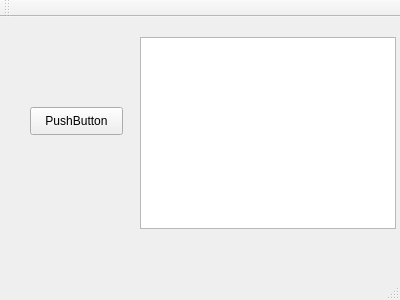
<?xml version="1.0" encoding="UTF-8"?>
<ui version="4.0">
 <class>MainWindow</class>
 <widget class="QMainWindow" name="MainWindow">
  <property name="geometry">
   <rect>
    <x>0</x>
    <y>0</y>
    <width>400</width>
    <height>300</height>
   </rect>
  </property>
  <property name="windowTitle">
   <string>MainWindow</string>
  </property>
  <widget class="QWidget" name="centralWidget">
   <widget class="QPushButton" name="pushButton">
    <property name="geometry">
     <rect>
      <x>30</x>
      <y>90</y>
      <width>93</width>
      <height>28</height>
     </rect>
    </property>
    <property name="text">
     <string>PushButton</string>
    </property>
   </widget>
   <widget class="QTextBrowser" name="textBrowser">
    <property name="geometry">
     <rect>
      <x>140</x>
      <y>20</y>
      <width>256</width>
      <height>192</height>
     </rect>
    </property>
   </widget>
  </widget>
  <widget class="QMenuBar" name="menuBar">
   <property name="geometry">
    <rect>
     <x>0</x>
     <y>0</y>
     <width>400</width>
     <height>26</height>
    </rect>
   </property>
  </widget>
  <widget class="QToolBar" name="mainToolBar">
   <attribute name="toolBarArea">
    <enum>TopToolBarArea</enum>
   </attribute>
   <attribute name="toolBarBreak">
    <bool>false</bool>
   </attribute>
  </widget>
  <widget class="QStatusBar" name="statusBar"/>
 </widget>
 <layoutdefault spacing="6" margin="11"/>
 <resources/>
 <connections/>
</ui>
